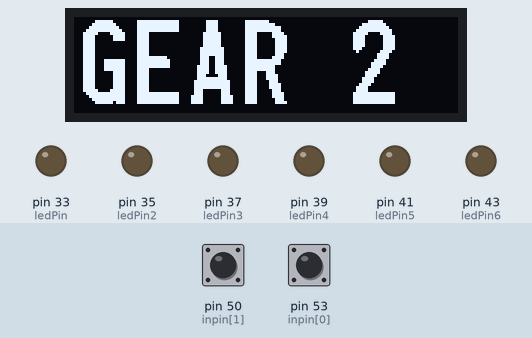
This sketch was run on a simulated Arduino Mega 2560, built with avr-gcc and run on an emulated ATmega2560. On the bench: 128×32 one-colour display, output pins drawn as LEDs (lit = HIGH). The test bench sets the inputs (shaded band); at power-on: pin 50 (inpin[1]) HIGH, pin 53 (inpin[0]) HIGH. What the sketch prints to the serial monitor is not drawn.

Above: at 6.1 s.
6.2 s: pin 50 (inpin[1]) pulled LOW for 0.15 s
At 6.9 s:
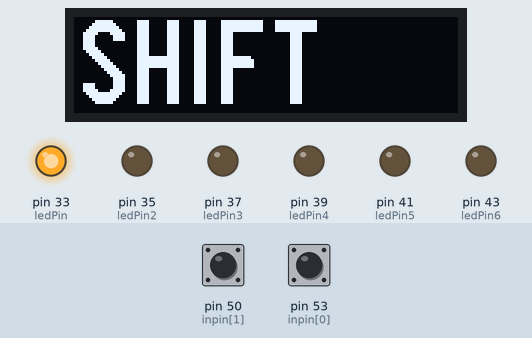
8.6 s: pin 53 (inpin[0]) pulsed LOW 5 times (0.12 s each, 0.3 s apart)
At 10.1 s:
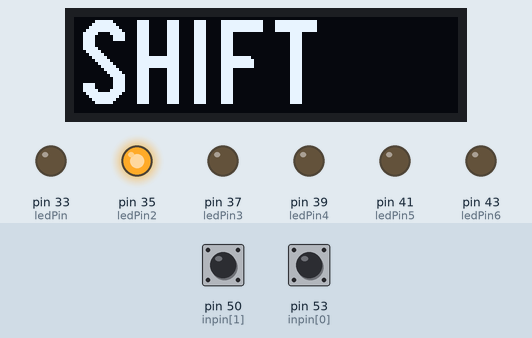
11.8 s: pin 53 (inpin[0]) pulled LOW for 0.15 s
At 12.7 s:
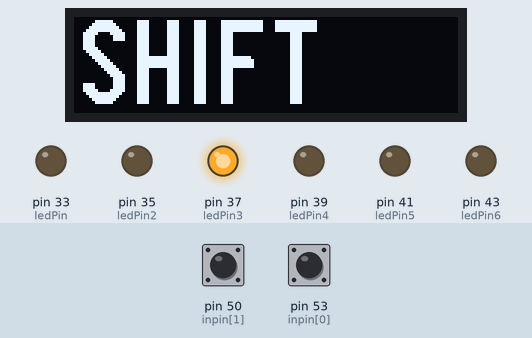
14.7 s: pin 50 (inpin[1]) pulled LOW for 1 s
At 15.3 s:
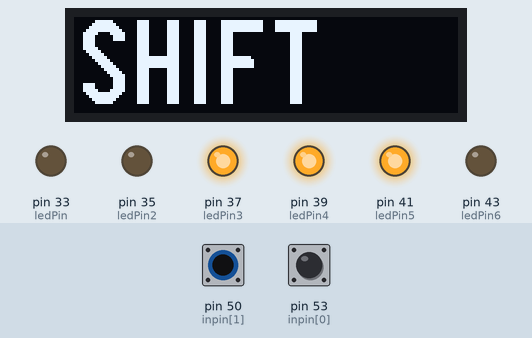
17.2 s: pin 50 (inpin[1]) pulled LOW for 0.15 s
At 17.8 s:
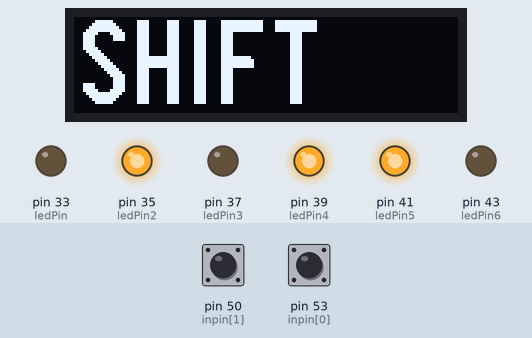
Timing chart, 0 to 20.2 s (numbered marks = the images above; inputs shaded):
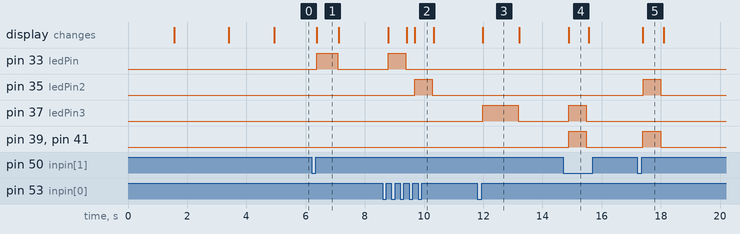

The sketch:

VaLas_1_00.ino
```cpp
//VALAS 1.0
//722.6 GEARBOX CONTROLLER
//SIMPLE MANUAL CONTROLLER WITH MINIMAL FEARURES FOR COMFORTABLE DRIVING
//BY TONI LASSILA & TEEMU VAHTOLA
//t6lato00@students.oamk.fi

//DOWNLOAD U8G2 TO YOUR ARDUINO LIBRARIRIES, FOR 0,91" OLED GEAR SCREEN!
//OTHERWISE ERASE ALL U8G2 COMMANDS

//LICENCE: CC BY-NC 3.0 https://creativecommons.org/licenses/by-nc/3.0/deed.en
//NOT FOR COMMERCIAL USE!

// GEAR SETTINGS

// PIN  1-2,4-5 SWITCH  ON/OFF
// PIN2 2-3     SWITCH  ON/OFF
// PIN3 3-4     SWITCH  ON/OFF
// PIN4 LINE PRESSURE   PWM 0-255 low=0
// PIN5 SWITCH PRESSURE PWM 0-255 low=0
// PIN6 TURBINE LOCK    PWM 0-255 low=0


#include <Arduino.h>
#include <U8g2lib.h>
#include <SPI.h>
#include <Wire.h>

U8G2_SSD1306_128X32_UNIVISION_F_HW_I2C u8g2(U8G2_R0);

const int inpin[2] = {53,50,};
byte gear;

//255/100*40=102
//255/100*33=84


int up_shift=1;
int down_shift=1;
int old_upshift=1;
int old_downshift=1;

int painesole = 5;
int linjasole = 6;

int ledPin = 33; // 1-2, 4-5 vaihto shift      LOW/HIGH
int ledPin2 = 35; // 2-3 vaihto     shift      LOW/HIGH
int ledPin3 = 37; // 3-4 vaihto     shift      LOW/HIGH
int ledPin4 = 39; // Linjapaine     MOD_PC     min-max 255-0
int ledPin5 = 41; // Vaihtopaine    SHIFT_PC   min-max 255-0
int ledPin6 = 43; // Turbiinilukko TCC        min-max 0-255

boolean tila=0;

void setup()
{
 Serial.begin(9600);      // open the serial port at 9600 bps:
 Serial.write("Ohjelma käynnistyy");
 Serial.write("\n");

 delay(1500);

 u8g2.begin(); //näyttökäynnistyy
 u8g2.clearBuffer();
 u8g2.setFont(u8g2_font_logisoso28_tr);
 u8g2.drawStr(1,29,"VaLas");
 u8g2.sendBuffer();
 delay(1800);
 u8g2.clearBuffer();
 u8g2.setFont(u8g2_font_logisoso28_tr);
 u8g2.drawStr(1,29,"Ver. 1.0");
 u8g2.sendBuffer();
 delay(1500);
 u8g2.clearBuffer();
 u8g2.setFont(u8g2_font_logisoso28_tr);
 u8g2.drawStr(1,29,"GEAR 2");
 u8g2.sendBuffer();


 pinMode(inpin[0],INPUT_PULLUP);
 pinMode(inpin[1],INPUT_PULLUP);


 pinMode(ledPin, OUTPUT);
 pinMode(ledPin2, OUTPUT);
 pinMode(ledPin3, OUTPUT);
 pinMode(ledPin4, OUTPUT);
 pinMode(ledPin5, OUTPUT);
 pinMode(ledPin6, OUTPUT);

    gear=2;

}


void loop()
{
 readswitch();

 while(tila==0)
 {
   readswitch();

 }
 // a switch as been pressed

 // Check for the up_shift
 if ((up_shift==0) && (tila==1))
{

    gear++;
    delay(100);


      if ((gear>=1) && (gear<=6))
      {

        switch(gear)
        {
          case 1: select_one();break;
          case 2: select_twoup();break;
          case 3: select_threeup();break;
          case 4: select_fourup();break;
          case 5: select_five();break;
          case 6: select_fivetcc();break;
        }
      }

      else gear=6;

}


 // check for the down_shift
 if ((down_shift==0) && (tila==1))
 {
    gear--;
    delay(100);


    if ((gear>=1) && (gear<=6))
    {
      switch(gear)
      {
        case 1: select_one();break;
        case 2: select_two();break;
        case 3: select_three();break;
        case 4: select_four();break;
        case 5: select_fivedown();break;
        case 6: select_fivetcc();break;
      }
    }
    else gear=1;

  }
}


void readswitch()
{
 up_shift=digitalRead(inpin[0]);
 // check upshift transition
 if ((up_shift==0) && (old_upshift==1))
 {
   tila=1;
   delay(50);
 }
 old_upshift=up_shift;
 down_shift=digitalRead(inpin[1]);
 // check downshift transition
 if ((down_shift==0) && (old_downshift==1))
 {
   tila=1;
   delay(50);
 }
 old_downshift=down_shift;


//ON
// digitalWrite(ledPin4, 30);


}

// GEAR SETTINGS

// PIN  1-2,4-5 SWITCH  ON/OFF
// PIN2 2-3     SWITCH  ON/OFF
// PIN3 3-4     SWITCH  ON/OFF
// PIN4 LINE PRESSURE   PWM 0-255
// PIN5 SWITCH PRESSURE PWM 0-255
// PIN6 TURBINE LOCK    PWM 0-255

void select_one()
// 2 -> 1
{

 u8g2.clearBuffer();
 u8g2.setFont(u8g2_font_logisoso28_tr);
 u8g2.drawStr(1,29,"SHIFT");
 u8g2.sendBuffer();
 Serial.println("1");

 analogWrite(ledPin4,40);
 analogWrite(ledPin5, 40);
 digitalWrite(ledPin, HIGH);
 digitalWrite(ledPin6, 0);

 delay(700);

 analogWrite(ledPin4, 0);
 analogWrite(ledPin5, 0);
 digitalWrite(ledPin, LOW);

 u8g2.clearBuffer();
 u8g2.setFont(u8g2_font_logisoso28_tr);
 u8g2.drawStr(1,29,"GEAR 1");
 u8g2.sendBuffer();

  tila=0;
}


void select_two()
// 3 -> 2
{

 u8g2.clearBuffer();
 u8g2.setFont(u8g2_font_logisoso28_tr);
 u8g2.drawStr(1,29,"SHIFT");
 u8g2.sendBuffer();
 Serial.println("2");

 analogWrite(ledPin4, 180);
 analogWrite(ledPin5, 180);
 digitalWrite(ledPin6, 0);

 delay (20);

 digitalWrite(ledPin2, HIGH);

 delay(600);

 analogWrite(ledPin4, 70);
 analogWrite(ledPin5, 70);
 digitalWrite(ledPin2, LOW);

 delay(50);

 analogWrite(ledPin4, 20);
 analogWrite(ledPin5, 0);

 u8g2.clearBuffer();
 u8g2.setFont(u8g2_font_logisoso28_tr);
 u8g2.drawStr(1,29,"GEAR 2");
 u8g2.sendBuffer();

  tila=0;
}


void select_three()
// 4 -> 3
{

 u8g2.clearBuffer();
 u8g2.setFont(u8g2_font_logisoso28_tr);
 u8g2.drawStr(1,29,"SHIFT");
 u8g2.sendBuffer();
 Serial.println("3");

 analogWrite(ledPin4, 140);
 analogWrite(ledPin5, 140);
 digitalWrite(ledPin3, HIGH);
 digitalWrite(ledPin6, 0);

 delay(600);

 analogWrite(ledPin5, 0);
 analogWrite(ledPin4, 0);
 digitalWrite(ledPin3, LOW);
 digitalWrite(ledPin6, 0);

 delay(50);

 u8g2.clearBuffer();
 u8g2.setFont(u8g2_font_logisoso28_tr);
 u8g2.drawStr(1,29,"GEAR 3");
 u8g2.sendBuffer();

  tila=0;
}

void select_four()
// 5 -> 4
{

 u8g2.clearBuffer();
 u8g2.setFont(u8g2_font_logisoso28_tr);
 u8g2.drawStr(1,29,"SHIFT");
 u8g2.sendBuffer();
 Serial.println("4");

 analogWrite(ledPin4, 140);
 analogWrite(ledPin5, 140);
 digitalWrite(ledPin, HIGH);
 digitalWrite(ledPin6, 0);

 delay(600);

 analogWrite(ledPin4, 0);
 analogWrite(ledPin5, 0);
 digitalWrite(ledPin, LOW);
 digitalWrite(ledPin6, 0);

 u8g2.clearBuffer();
 u8g2.setFont(u8g2_font_logisoso28_tr);
 u8g2.drawStr(1,29,"GEAR 4");
 u8g2.sendBuffer();

  tila=0;

}


void select_five()
// 4 -> 5
{

 u8g2.clearBuffer();
 u8g2.setFont(u8g2_font_logisoso28_tr);
 u8g2.drawStr(1,29,"SHIFT");
 u8g2.sendBuffer();
 Serial.println("5");

 analogWrite(ledPin4, 100);
 analogWrite(ledPin5, 120);
 digitalWrite(ledPin, HIGH);
 digitalWrite(ledPin6, 0);

 delay(600);

 analogWrite(ledPin4, 15);
 analogWrite(ledPin5, 0);
 digitalWrite(ledPin, LOW);
 digitalWrite(ledPin6, LOW);

 u8g2.clearBuffer();
 u8g2.setFont(u8g2_font_logisoso28_tr);
 u8g2.drawStr(1,29,"GEAR 5");
 u8g2.sendBuffer();

  tila=0;
}


void select_fivetcc()
// 5 -> 5 OD
{

 u8g2.clearBuffer();
 u8g2.setFont(u8g2_font_logisoso28_tr);
 u8g2.drawStr(1,29,"SHIFT");
 u8g2.sendBuffer();
 Serial.println("5tcc");

 delay(400);

 analogWrite(ledPin4, 25);
 analogWrite(ledPin5, 0);
 digitalWrite(ledPin, LOW);
 digitalWrite(ledPin6, HIGH);

 u8g2.clearBuffer();
 u8g2.setFont(u8g2_font_logisoso28_tr);
 u8g2.drawStr(1,29,"GEAR 5+");
 u8g2.sendBuffer();


  tila=0;
}

void select_fivedown()
// 5 OD -> 5
{

 u8g2.clearBuffer();
 u8g2.setFont(u8g2_font_logisoso28_tr);
 u8g2.drawStr(1,29,"SHIFT");
 u8g2.sendBuffer();
 Serial.println("5");

 delay(400);

 analogWrite(ledPin4, 15);
 analogWrite(ledPin5, 0);
 digitalWrite(ledPin, LOW);
 digitalWrite(ledPin6, 0);

 u8g2.clearBuffer();
 u8g2.setFont(u8g2_font_logisoso28_tr);
 u8g2.drawStr(1,29,"GEAR 5");
 u8g2.sendBuffer();

  tila=0;
}


void select_twoup()
// 1 -> 2
{

 u8g2.clearBuffer();
 u8g2.setFont(u8g2_font_logisoso28_tr);
 u8g2.drawStr(1,29,"SHIFT");
 u8g2.sendBuffer();
 Serial.println("2");

 analogWrite(ledPin4, 80);
 analogWrite(ledPin5, 90);
 digitalWrite(ledPin, HIGH);
 digitalWrite(ledPin6, 0);

 delay(600);

 analogWrite(ledPin4, 0);
 analogWrite(ledPin5, 0);
 digitalWrite(ledPin, LOW);
 digitalWrite(ledPin6, 0);

 u8g2.clearBuffer();
 u8g2.setFont(u8g2_font_logisoso28_tr);
 u8g2.drawStr(1,29,"GEAR 2");
 u8g2.sendBuffer();

  tila=0;
}

void select_threeup()
// 2 ->3
{

 u8g2.clearBuffer();
 u8g2.setFont(u8g2_font_logisoso28_tr);
 u8g2.drawStr(1,29,"SHIFT");
 u8g2.sendBuffer();
 Serial.println("3");

 analogWrite(ledPin4, 80);
 analogWrite(ledPin5, 80);
 digitalWrite(ledPin2, HIGH);
 digitalWrite(ledPin6, 0);

 delay(600);

 analogWrite(ledPin4, 0);
 analogWrite(ledPin5, 0);
 digitalWrite(ledPin2, LOW);
 digitalWrite(ledPin6, 0);

 u8g2.clearBuffer();
 u8g2.setFont(u8g2_font_logisoso28_tr);
 u8g2.drawStr(1,29,"GEAR 3");
 u8g2.sendBuffer();

  tila=0;
}


void select_fourup()
// 3 -> 4
{
 u8g2.clearBuffer();
 u8g2.setFont(u8g2_font_logisoso28_tr);
 u8g2.drawStr(1,29,"SHIFT");
 u8g2.sendBuffer();
 Serial.println("4");

 analogWrite(ledPin4, 90);
 analogWrite(ledPin5, 100);
 digitalWrite(ledPin3, HIGH);
 digitalWrite(ledPin6, 0);

 delay(1200);

 analogWrite(ledPin4, 0);
 analogWrite(ledPin5, 0);
 digitalWrite(ledPin3, LOW);
 digitalWrite(ledPin6, 0);

 u8g2.clearBuffer();
 u8g2.setFont(u8g2_font_logisoso28_tr);
 u8g2.drawStr(1,29,"GEAR 4");
 u8g2.sendBuffer();

  tila=0;
}
```

Measured:
- after the input at 6.2 s, pin 33 (ledPin): LOW → HIGH after 0.18 s, → LOW 0.70 s later; the display: changes after 0.18 s (image 1)
- after the input at 8.6 s, pin 33 (ledPin): LOW → HIGH after 0.18 s, → LOW 0.60 s later; pin 35 (ledPin2): LOW → HIGH after 1.1 s, → LOW 0.60 s later; the display: changes after 0.18 s (image 2)
- after the input at 11.8 s, pin 37 (ledPin3): LOW → HIGH after 0.18 s, → LOW 1.2 s later; the display: changes after 0.18 s (image 3)
- after the input at 14.7 s, pin 37 (ledPin3), pin 39 (ledPin4), pin 41 (ledPin5): LOW → HIGH after 0.18 s, → LOW 0.60 s later; the display: changes after 0.18 s (image 4)
- after the input at 17.2 s, pin 35 (ledPin2): LOW → HIGH after 0.20 s, → LOW 0.60 s later; pin 39 (ledPin4), pin 41 (ledPin5): LOW → HIGH after 0.18 s, → LOW 0.62 s later; the display: changes after 0.18 s (image 5)
- what the display in image 1 shows lasts 0.7 s, from 6.4 s to 7.1 s
- what the display in image 3 shows lasts 1.2 s, from 12.0 s to 13.2 s
